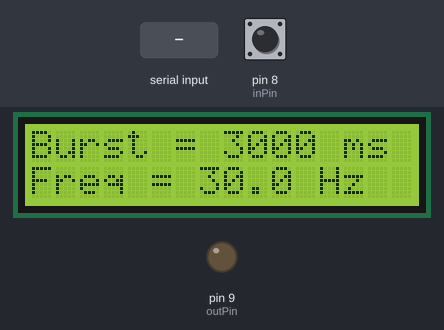
Bench run of a sketch on a simulated Arduino Uno, built with avr-gcc and run on an emulated ATmega328P. Shown: 16×2 character LCD, output pins drawn as LEDs (lit = HIGH). The inputs (shaded band) are chosen by the test bench; at power-on: pin 8 (inPin) HIGH. Pins used as bus, display or sensor lines are not drawn; what the sketch prints to the serial monitor is not drawn.

Above: at 1.3 s.
1.4 s: "<90:45:200>" received over Serial
2.9 s: "<90:45>" received over Serial
4.4 s: "<0>" received over Serial
5.9 s: pin 8 (inPin) pulsed LOW 5 times (0.12 s each, 0.3 s apart)
At 7.97 s:
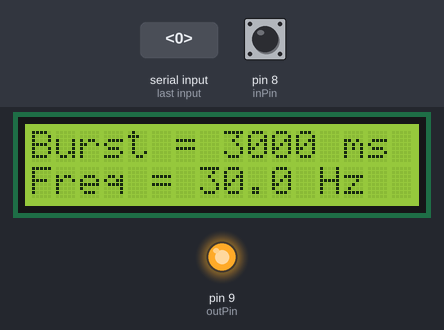
Timing chart, 0 to 10.3 s (numbered marks = the images above; inputs shaded):
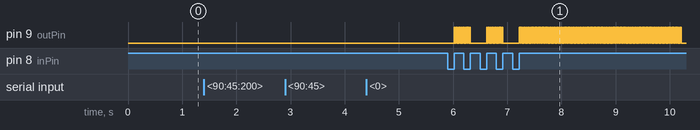

Measured:
- after the input at 1.4 s, every drawn part: stays the same
- after the input at 2.9 s, every drawn part: stays the same
- after the input at 4.4 s, every drawn part: stays the same

The sketch:

serialProgPulseLaserBurstWithLCD.ino
```cpp
/*

    When inPin goes from low to high, start pulsing on outPin with a pulseHalfPeriod.
    Keep pulsing for burstDuration and abort if inPin goes low to high

    Terminology -
      a pulse is a single on-off of light with a duration specified by pulseFreq
      a burst is a bunch of pulses specified by a duration in ms
      pwm can be used to modulate laser power delivered by each pulse

    Serial connection can be used to set burstDuration and pulseFreq
    String should look like this 'burstDuration:pulseFreq', where both are integers.  Values of 0 are ignored.

    See https://forum.arduino.cc/t/serial-input-basics/278284/2

    IC2 controlled LCD (I2C 16x2) shows current set points

    A4 connects to SDA
    A5 connects to SCL
    see also:
    https://wiki.dfrobot.com/I2C_TWI_LCD1602_Module__Gadgeteer_Compatible___SKU__DFR0063_
    https://www.makerguides.com/character-i2c-lcd-arduino-tutorial/

*/

#include "serialCmdDefs.h"
#include <LiquidCrystal_I2C.h>
#include <Wire.h>

// The following values must match those used in arduinoSerialPulseGenerator.m
#define NEWLINE 10 // Linefeed LF (0x0A) sent to terminate string in Matlab, could also use CarriageReturn (CR) = 13 = 0x0D
#define BUFFERSIZE 52 // all commands will be this many bytes
#define BAUDRATE 115200 // must match matlab value

#define MAXDURATION 3600000 // one hour 4294967290 // for unsigned long

// Hardware Assignments
const int inPin = 8;
const int outPin = 9;
const int burstActivePin = LED_BUILTIN; // built in LED will show pulses

unsigned long currTime, burstEndTime, pulseToggleTime; // for use with millis timer
unsigned long burstDuration = 3000; // ms
float pulseFreq = 30; // Hz
unsigned long pulseHalfPeriod; // ms, one on-off cycle occurs every 2 pulseHalfPeriods
int laserState = LOW;
int pulseActive = LOW;
int dutyCycle = 100;
int pwmLevel = 255;

bool abortFlag = false;
bool serialTrigger = false;
bool startBurst = false;

// Variables used to process serial commands
const char startMarker = '<';
const char endMarker = '>';
char cmdBuffer[BUFFERSIZE];
bool newCommandReceived = false;


// Variables to set minimum interval before trigger pulses
unsigned long readyForTriggerTime;
int debounceWindow = 50; // ms, define minimum time between toggles

// LCD Interface
// Set the LCD address to 0x20 for a 16 chars and 2 line display
// (all address jumpers in place)
LiquidCrystal_I2C lcd(0x20, 16, 2);

bool inPinToggled = false;

int inPinState, prevInPinState;

enum programStates {
  WAITING,
  PULSING
};
int programState = WAITING;

void setup() {
  pinMode(inPin, INPUT);
  pinMode(outPin, OUTPUT);
  pinMode(burstActivePin, OUTPUT);
  inPinState = digitalRead(inPin);
  prevInPinState = inPinState;
  readyForTriggerTime = 0;

  // Calculate the pulseHalfPeriod based on frequency
  pulseHalfPeriod = 500 / pulseFreq;

  // Init the LCD
  lcd.init();
  lcd.backlight();
  lcd.clear();
  outputStateToLCD();

  // Activate the Serial interface
  Serial.begin(BAUDRATE);

}


void outputStateToLCD() {
  // Show current parameters
  lcd.home();
  lcd.print("Burst = ");
  if (burstDuration < MAXDURATION) {
    lcd.print(burstDuration);
    lcd.print(" ms     ");
  } else {
    lcd.print(" inf    ");
  }
  lcd.setCursor(0, 1);
  lcd.print("Freq = ");
  lcd.print(pulseFreq, 1);
  lcd.print(" Hz    ");
}


void loop() {

  currTime = millis();

  // Look for trigger pulses on inPin
  inPinToggled = false;
  if (currTime >= readyForTriggerTime || serialTrigger) {
    inPinState = digitalRead(inPin);
    if (inPinState != prevInPinState) { // toggle occured
      inPinToggled = true;
      prevInPinState = inPinState;
      readyForTriggerTime = currTime + debounceWindow;
      if (inPinToggled && inPinState == HIGH) startBurst = true;
    }
  }
  startBurst = (inPinToggled && inPinState == HIGH) || serialTrigger;

  // Determine when to start/stop pulse and when to turn the laser on and off
  switch (programState) {
    case WAITING:
      if (startBurst) {
        programState = PULSING;
        burstEndTime = currTime + burstDuration;
        pulseToggleTime = currTime + pulseHalfPeriod;
        laserState = HIGH;
        pulseActive = HIGH;
        Serial.println("BurstStarting");
      }
      break;
    case PULSING:
      if ((inPinToggled && inPinState == HIGH) || (currTime > burstEndTime) || abortFlag) {
        laserState = LOW;
        pulseActive = LOW;
        programState = WAITING;
        if (abortFlag) Serial.println("BurstAborted");
        else Serial.println("BurstComplete");
      } else if (currTime >= pulseToggleTime) {
        laserState = !laserState;
        pulseToggleTime = currTime + pulseHalfPeriod;
      }
      break;
  }

  //digitalWrite(outPin, laserState);
  analogWrite(outPin, laserState * pwmLevel);
  digitalWrite(burstActivePin, pulseActive);
  abortFlag = false;
  serialTrigger = false;
  processSerialCommands();
}

void processSerialCommands() {
  // Fill buffer with serial data until a complete command, delimited by <>, is received
  static bool recvInProgress = false;
  static byte iCmdBuff = 0;
  char rcvByte;
  while (Serial.available() > 0) {
    rcvByte = Serial.read();
    if (rcvByte == startMarker) {
      recvInProgress = true;
    } else if (recvInProgress) {
      if (rcvByte != endMarker) {
        cmdBuffer[iCmdBuff++] = rcvByte;
      } else {
        //cmdBuffer[iCmdBuff] == '\n';
        recvInProgress = false;
        //Serial.println(cmdBuffer);
        String commandStr(cmdBuffer);
        for (int ii = 0; ii <= iCmdBuff; ii++) cmdBuffer[ii] = 0;
        iCmdBuff = 0;
        if (!executeCommand(&commandStr)) {
          String rtrnStr("Unknown Command <");
          rtrnStr += commandStr + ">\n";
          Serial.print(rtrnStr);
        }
      }
    }
  }
}

bool executeCommand(String *commandStr) {
  // Interpret and execute complete commands
  bool success = true; // set false for unrecognized commands
  if (*commandStr == ABORTCMD) abortFlag = true;
  else if (*commandStr == VALIDATECMD) Serial.println("VALID");
  else if (*commandStr == TRIGGERCMD) serialTrigger = true;
  else {
    char *pVarName, *pVarValue;
    bool needRefresh = false;
    char cmdBuffer[commandStr->length()+1];
    commandStr->toCharArray(cmdBuffer,commandStr->length()+1);
    // Split command string at the :, 1st half is variable name 2nd half is value
    pVarName = strtok(cmdBuffer, ":");
    pVarValue = strtok(NULL, ":");
    String varName(pVarName);
    if (varName == BURSTDURATIONVAR) {
      int cmdBurstDuration = atoi(pVarValue);
      if (cmdBurstDuration == 0 && burstDuration != MAXDURATION) {
        burstDuration = MAXDURATION;
        needRefresh = true;
        burstEndTime = millis(); // end current pulse if in-progress
      } else if (cmdBurstDuration != burstDuration) {
        burstDuration = cmdBurstDuration;
        needRefresh = true;
        burstEndTime = millis(); // end current pulse if in-progress
      }
      String rtrnStr(BURSTDURATIONVAR);
      rtrnStr += "=" + String(burstDuration);
      Serial.println(rtrnStr);
    } else if (varName == PULSEFREQVAR) {
      float cmdPulseFreq = atof(pVarValue);
      if (cmdPulseFreq > 0 && pulseFreq != cmdPulseFreq) {
        needRefresh = true;
        pulseFreq = cmdPulseFreq;
        pulseHalfPeriod = 500 / pulseFreq;
        pulseToggleTime = millis();
      } else if (cmdPulseFreq == 0 && pulseFreq != 0.0) {
        needRefresh = true;
        pulseFreq = 0.0;
        pulseHalfPeriod = MAXDURATION;
        pulseToggleTime = millis();
      }
      String rtrnStr(PULSEFREQVAR);
      rtrnStr += "=" + String(pulseFreq);
      Serial.println(rtrnStr);
    } else if (varName == DUTYCYCLEVAR) {
      dutyCycle = constrain(atoi(pVarValue), 0, 100);
      pwmLevel = 255 * dutyCycle / 100;
      String rtrnStr(DUTYCYCLEVAR);
      rtrnStr += "=" + String(dutyCycle) + ":pwmLevel=" + String(pwmLevel);
      Serial.println(rtrnStr);
    } else {
      success = false;
    }
    if (needRefresh) outputStateToLCD();
  }
  return success;
}
```

serialCmdDefs.h
```cpp
/*
 *
 *  This file define Serial commands used to control the arduino
 *
 */

#define ABORTCMD "ABORT"
#define TRIGGERCMD "TRIGGER"
#define VALIDATECMD "VALIDATE"
#define BURSTDURATIONVAR "burstDuration"
#define PULSEFREQVAR "pulseFreq"
#define DUTYCYCLEVAR "dutyCycle"
```
